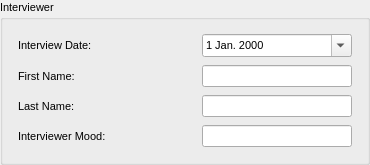
          <widget class="QGroupBox" name="interviewee_2" >
           <property name="font" >
            <font>
             <pointsize>8</pointsize>
            </font>
           </property>
           <property name="title" >
            <string>Interviewer</string>
           </property>
           <layout class="QVBoxLayout" name="verticalLayout_5" >
            <property name="spacing" >
             <number>0</number>
            </property>
            <item>
             <widget class="QWidget" native="1" name="interviewee_first_name_2" >
              <property name="font" >
               <font>
                <pointsize>8</pointsize>
               </font>
              </property>
              <layout class="QHBoxLayout" name="_3" >
               <property name="spacing" >
                <number>4</number>
               </property>
               <property name="margin" >
                <number>4</number>
               </property>
               <item>
                <widget class="QLabel" name="date_text" >
                 <property name="minimumSize" >
                  <size>
                   <width>180</width>
                   <height>0</height>
                  </size>
                 </property>
                 <property name="maximumSize" >
                  <size>
                   <width>180</width>
                   <height>16777215</height>
                  </size>
                 </property>
                 <property name="font" >
                  <font>
                   <pointsize>8</pointsize>
                  </font>
                 </property>
                 <property name="text" >
                  <string>Interview Date:</string>
                 </property>
                </widget>
               </item>
               <item>
                <widget class="QDateEdit" name="InterviewDate" >
                 <property name="locale" >
                  <locale country="Canada" language="English" />
                 </property>
                 <property name="dateTime" >
                  <datetime>
                   <hour>0</hour>
                   <minute>0</minute>
                   <second>0</second>
                   <year>2000</year>
                   <month>1</month>
                   <day>1</day>
                  </datetime>
                 </property>
                 <property name="time" >
                  <time>
                   <hour>0</hour>
                   <minute>0</minute>
                   <second>0</second>
                  </time>
                 </property>
                 <property name="calendarPopup" >
                  <bool>true</bool>
                 </property>
                 <property name="currentSectionIndex" >
                  <number>0</number>
                 </property>
                </widget>
               </item>
              </layout>
             </widget>
            </item>
            <item>
             <widget class="QWidget" native="1" name="interviewee_first_name_3" >
              <property name="font" >
               <font>
                <pointsize>8</pointsize>
               </font>
              </property>
              <layout class="QHBoxLayout" name="_8" >
               <property name="spacing" >
                <number>4</number>
               </property>
               <property name="margin" >
                <number>4</number>
               </property>
               <item>
                <widget class="QLabel" name="interviewer1_first_name_text" >
                 <property name="minimumSize" >
                  <size>
                   <width>180</width>
                   <height>0</height>
                  </size>
                 </property>
                 <property name="maximumSize" >
                  <size>
                   <width>180</width>
                   <height>16777215</height>
                  </size>
                 </property>
                 <property name="font" >
                  <font>
                   <pointsize>8</pointsize>
                  </font>
                 </property>
                 <property name="text" >
                  <string>First Name:</string>
                 </property>
                </widget>
               </item>
               <item>
                <widget class="QLineEdit" name="interviewer1_first_name_line" >
                 <property name="enabled" >
                  <bool>true</bool>
                 </property>
                 <property name="minimumSize" >
                  <size>
                   <width>150</width>
                   <height>0</height>
                  </size>
                 </property>
                 <property name="maximumSize" >
                  <size>
                   <width>150</width>
                   <height>16777215</height>
                  </size>
                 </property>
                 <property name="font" >
                  <font>
                   <pointsize>8</pointsize>
                  </font>
                 </property>
                 <property name="text" >
                  <string/>
                 </property>
                </widget>
               </item>
              </layout>
             </widget>
            </item>
            <item>
             <widget class="QWidget" native="1" name="interviewee_first_name_4" >
              <property name="font" >
               <font>
                <pointsize>8</pointsize>
               </font>
              </property>
              <layout class="QHBoxLayout" name="_9" >
               <property name="spacing" >
                <number>4</number>
               </property>
               <property name="margin" >
                <number>4</number>
               </property>
               <item>
                <widget class="QLabel" name="interviewer1_last_name_text" >
                 <property name="minimumSize" >
                  <size>
                   <width>180</width>
                   <height>0</height>
                  </size>
                 </property>
                 <property name="maximumSize" >
                  <size>
                   <width>180</width>
                   <height>16777215</height>
                  </size>
                 </property>
                 <property name="font" >
                  <font>
                   <pointsize>8</pointsize>
                  </font>
                 </property>
                 <property name="text" >
                  <string>Last Name:</string>
                 </property>
                </widget>
               </item>
               <item>
                <widget class="QLineEdit" name="interviewer1_last_name_line" >
                 <property name="enabled" >
                  <bool>true</bool>
                 </property>
                 <property name="minimumSize" >
                  <size>
                   <width>150</width>
                   <height>0</height>
                  </size>
                 </property>
                 <property name="maximumSize" >
                  <size>
                   <width>150</width>
                   <height>16777215</height>
                  </size>
                 </property>
                 <property name="font" >
                  <font>
                   <pointsize>8</pointsize>
                  </font>
                 </property>
                 <property name="text" >
                  <string/>
                 </property>
                </widget>
               </item>
              </layout>
             </widget>
            </item>
            <item>
             <widget class="QWidget" native="1" name="interviewee_first_name_5" >
              <property name="font" >
               <font>
                <pointsize>8</pointsize>
               </font>
              </property>
              <layout class="QHBoxLayout" name="_10" >
               <property name="spacing" >
                <number>4</number>
               </property>
               <property name="margin" >
                <number>4</number>
               </property>
               <item>
                <widget class="QLabel" name="mood_text" >
                 <property name="minimumSize" >
                  <size>
                   <width>180</width>
                   <height>0</height>
                  </size>
                 </property>
                 <property name="maximumSize" >
                  <size>
                   <width>180</width>
                   <height>16777215</height>
                  </size>
                 </property>
                 <property name="font" >
                  <font>
                   <pointsize>8</pointsize>
                  </font>
                 </property>
                 <property name="text" >
                  <string>Interviewer Mood:</string>
                 </property>
                </widget>
               </item>
               <item>
                <widget class="QLineEdit" name="mood_line" >
                 <property name="enabled" >
                  <bool>true</bool>
                 </property>
                 <property name="minimumSize" >
                  <size>
                   <width>150</width>
                   <height>0</height>
                  </size>
                 </property>
                 <property name="maximumSize" >
                  <size>
                   <width>150</width>
                   <height>16777215</height>
                  </size>
                 </property>
                 <property name="font" >
                  <font>
                   <pointsize>8</pointsize>
                  </font>
                 </property>
                 <property name="text" >
                  <string/>
                 </property>
                </widget>
               </item>
              </layout>
             </widget>
            </item>
           </layout>
          </widget>
